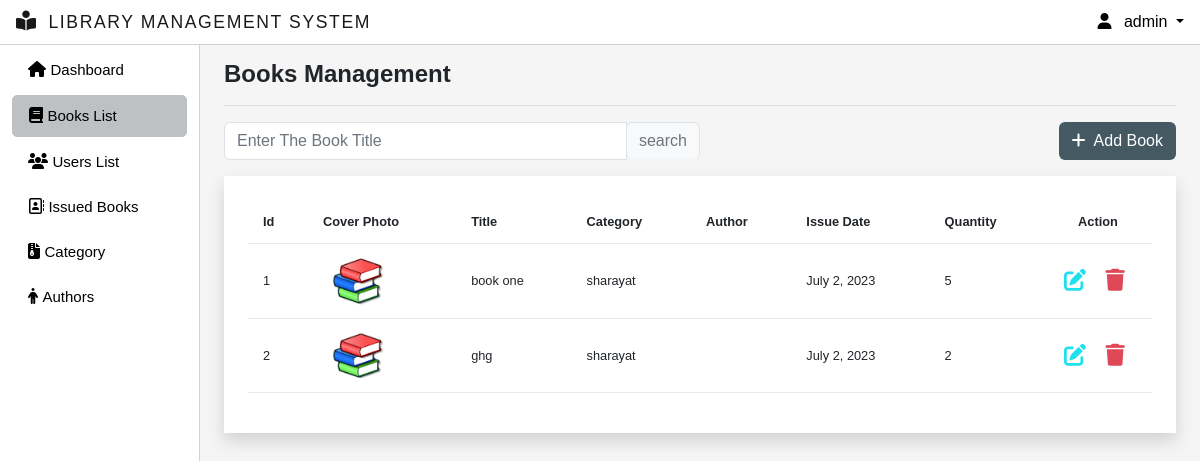
Before: /books-management/ (signed in) with the older database file.
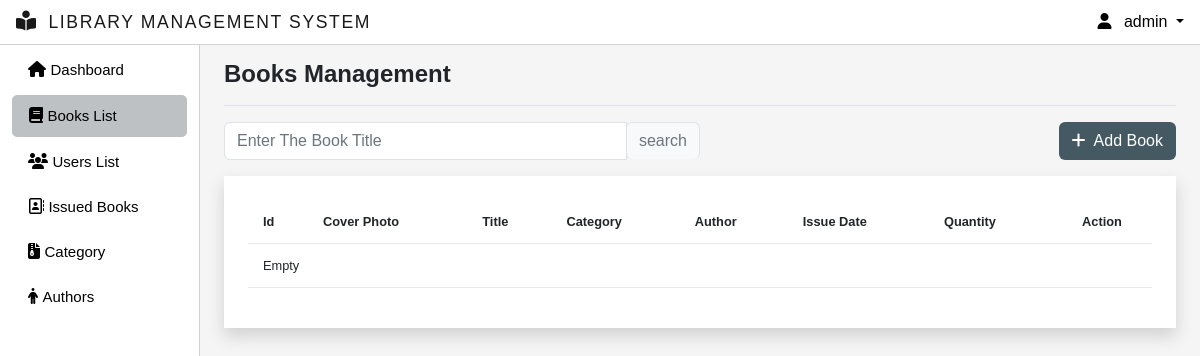
After: the same page with the newer database file.
### myapp/models.py (models this page shows, shortened)
class Books(models.Model):
    title = models.CharField(max_length=20)
    category = models.ForeignKey(Category, on_delete=models.CASCADE)
    author = models.ForeignKey(Author, on_delete=models.CASCADE)
    available_quantity = models.IntegerField(default=0)
    cover_photo = models.ImageField(
        upload_to='images/', null=True, blank=True,  default='images/default.jpg')
    issue_date = models.DateField(auto_now_add=True)
    class Meta:
        ordering = ['issue_date']

class Category(models.Model):
    name = models.CharField(max_length=200)
    status = models.BooleanField(default=True)
    def __str__(self):
        return self.name

### myapp/decorators.py (the view)
        def wrapper_func(request, *args, **kwargs):
            group = None
            if request.user.groups.exists():
                group = request.user.groups.all()[0].name
            if group in allowed_roles:
                return view_func(request, *args, **kwargs)
            else:
                return HttpResponse('Your are not authorized to view this page!')

### myapp/utils.py (called while the page is built)
def paginateBooks(request, book, results):
    page = request.GET.get('page')
    paginator = Paginator(book, results)
    try:
        book = paginator.page(page)
    except PageNotAnInteger:
        page = 1
        book = paginator.page(page)
    except EmptyPage:
        page = paginator.num_pages
        book = paginator.page(page)
    leftIndex = (int(page) - 4)
    if leftIndex < 1:
        leftIndex = 1
    rightIndex = (int(page) + 5)
    if rightIndex > paginator.num_pages:
        rightIndex = paginator.num_pages + 1
    custom_range = range(leftIndex, rightIndex)
    return custom_range, book

def searchbooks(request):
    search_book = ''
    if request.GET.get('search_book'):
        search_book = request.GET.get('search_book')
    book = Books.objects.filter(Q(title__icontains=search_book)
                                )
    return book, search_book

### myapp/views.py (called while the page is built)
@allowed_users(allowed_roles=['admin'])
@login_required(login_url='login-page')
def book_list(request):
    books, search_book = searchbooks(request)
    custom_range,  books = paginateBooks(request, books, 5)
    context = {'books': books,'search_book':search_book,'custom_range':custom_range}
    return render(request, 'book_list.html', context)

### myapp/templates/book_list.html (shortened to what this page needs)
{% extends 'main.html' %}
{% block title %}Books Management{% endblock title %}
{% block content %}
<div class="search-customization">
	<div class="mb-3 w-50">
	  <form id="searchForm" action="{% url 'books-management' %}" method="GET">
		<div class="input-group">
		  <input
			class="form-control border"
			type="search"
			placeholder="Enter The Book Title"
			id="example-search-input"
			name="search_book"
			value="{{search_book}}"
		  />
		  <span class="input-group-append">
			<input
			  class="btn btn-outline-secondary bg-light border-bottom-0 border "
			  type="submit"
			  value="search"
			/>
		  </span>
		</div>
	  </form>
	</div>
	<div>
		<a href="{% url 'add-book' %}" class="btn" style="background-color: #455963; color: #fff;"><i class="fa-sharp fa-solid fa-plus me-2"></i>Add Book</a>
	</div>
</div>
<div class="p-4 shadow bg-white ">
	<table class="table table-font-size table-hover " >
		<thead>
			<tr>
				<th>Id</th>
				<th>Cover Photo</th>
				<th>Title</th>
				<th>Category</th>
				<th>Author</th>
				<th>Issue Date</th>
				<th>Quantity</th>
				<th class="text-center">Action</th>
			</tr>
		</thead>
		<tbody>
			{% if books %}
				{% for book in books %}
					<tr>
						<td>{{book.id}}</td>
						<td>
							{% if book.cover_photo %}
								<img src="{{ book.cover_photo.url }}" style="width:70px;">
							{% endif %}
						</td>
						<td id="bookTitle{{book.id}}">{{book.title}}</td>
						<td>{{book.category}}</td>
						<td>{{book.author}}</td>
						<td>{{book.issue_date}}</td>
						<td>{{book.available_quantity}}</td>
						<td style="width: 108px;">
							<a href="{% url 'update-book' book.id %}" class="edit" data-toggle="modal"><i class="fa-solid fa-pen-to-square "></i></a>
							<button  type="button" class="text-danger" value="{{book.id}}" style="border:none; background-color: transparent;"  data-bs-toggle="modal" data-bs-target="#exampleModal" role="button" onclick="checkdelete(this)">
								<i class="fa-solid fa-trash" data-toggle="tooltip" title="delete"></i>
							</button>
						</td>
					</tr>
				{% endfor %}
			{% else %}
					<tr>
						<td colspan="8">Empty</td>
					</tr>
			{% endif %}
		</tbody>
	</table>
</div>
<br>
{% endblock %}

### templates/main.html (shortened to what this page needs)
<!DOCTYPE html>
{% load static %}
<html lang="en">
<head>
    <link rel="stylesheet" href="https://cdnjs.cloudflare.com/ajax/libs/font-awesome/6.4.0/css/all.min.css">
    <link rel="stylesheet" href="https://cdn.jsdelivr.net/npm/bootstrap@5.2.3/dist/css/bootstrap.min.css ">
    <link rel="stylesheet" href="{% static '/css/main.css' %}">
    <link rel="stylesheet" href="{% static '/css/style.css' %}">
</head>
<body>
    {% include 'navbar.html' %}
    <div class="container-fluid">
      <div class="row">
        {% include 'offcanvas.html' %}
        <main role="main" class="col-md-9 ml-sm-auto col-lg-10 px-4 main-div ">
          <div class="d-flex justify-content-between flex-wrap flex-md-nowrap align-items-center pb-2 mb-3 border-bottom">
            <h4 class="fw-bold text-dark">
              {% block title %}{% endblock title %}
            </h4>
          </div>
          <div>
            {% block content %}
            {% endblock content %}
          </div>
        </main>
      </div>
    </div>
  </body>
</html>

### templates/navbar.html (shortened to what this page needs)
<nav class="navbar navbar-expand-lg backgroundcolor fixed-top px-3 py-1 justify-content-between">
  <a class="navbar-brand" href="{% url 'admin-page' %}">
    <i class="fa-solid fa-book-open-reader navbar-icon "></i>
    <span class="ms-2">LIBRARY MANAGEMENT SYSTEM</span>
  </a>
  <div class="dropdown">
    <a class="dropdown-toggle user-menu-item" data-bs-toggle="dropdown" aria-expanded="false">
      <i class="fa-solid fa-user me-2"></i>
      {{request.user}}
    </a>
  </div>
</nav>

### templates/offcanvas.html (shortened to what this page needs)
<nav class="col-md-2 d-none d-md-block sidebar">
  <div class="sidebar-sticky">
    <ul class="nav flex-column">
      {% if request.user.is_staff %}
        <li class="nav-item">
          <a class="nav-link {% if request.get_full_path == '/admin-page/' %}active{% endif %}" href="{% url 'admin-page' %}">
            <i class="fa-solid fa-house"></i>
            <span class="font-12">Dashboard</span>
          </a>
        </li>
        <li class="nav-item">
          <a class="nav-link {% if request.get_full_path == '/books-management/' %}active{% endif %}" href="{% url 'books-management' %}">
            <i class="fa-solid fa-book"></i>
            <span class="font-12"> Books List</span>
          </a>
        </li>
        <li class="nav-item">
          <a class="nav-link {% if request.get_full_path == '/users-management/' %}active{% endif %}" href="{% url 'users-management' %}">
            <i class="fa-solid fa-users"></i>
            <span class="font-12">Users List</span>
          </a>
        </li>
        <li class="nav-item">
          <a class="nav-link {% if request.get_full_path == '/view-issuebook/all' %}active{% endif %}" href="{% url 'view-issuebook' 'all' %}">
            <i class="fa-regular fa-address-book"></i>
            <span class="font-12">Issued Books</span>
          </a>
        </li>
        <li class="nav-item">
          <a class="nav-link {% if request.get_full_path == '/category/' %}active{% endif %}" href="{% url 'category-list'  %}">
            <i class="fa-solid fa-file-zipper"></i>
            <span class="font-12"> Category</span>
          </a>
        </li>
        <li class="nav-item">
          <a class="nav-link {% if request.get_full_path == '/Author/' %}active{% endif %}" href="{% url 'author-list'  %}">
            <i class="fa-solid fa-person"></i>
            <span class="font-12"> Authors</span>
          </a>
        </li>
      {% endif %}
    </ul>
  </div>
</nav>

### static/css/main.css (style rules this page uses)
body { color: #566787; background: #f5f5f5; font-family: 'Varela Round', sans-serif; }
table.table tr th, table.table tr td { border-color: #e9e9e9; padding: 12px 15px; vertical-align: middle; }
table.table tr th:first-child { width: 60px; }
table.table tr th:last-child { width: 100px; }
body { overflow-y:scroll; }
.navbar-icon { margin-top: -9px !important; font-size: 20px !important; }

### static/css/style.css (style rules this page uses)
:root { --offconvas-width: 270px; --topNavbarHeight: 56px; }
.backgroundcolor { background-color: #ffffff; border-bottom:1px solid #d6d1d1; }
@media screen and (min-width: 1200px) { .ms-2 { font-size: 1.1rem !important; letter-spacing: 0.1rem; } }
@media (min-width : 920px) { .navbar-brand { font-size: 0.9rem !important; } }
@media (min-width : 390px) { .navbar-brand { font-size: 1rem !important ; } }
.sidebar { height:100vh; background-color:#ffffff; border-right:1px solid #d6d1d1; }
.main-div { padding-top:60px; }
.sidebar-sticky { padding-top:45px; }
.sidebar-sticky ul li a { color:#000000; }
.sidebar-sticky ul li { margin-top:5px; }
.sidebar-sticky ul li a { border-radius:5px; }
.sidebar-sticky ul li a.active { border:1px solid #bdc1c4; border-radius:5px; background-color:#bdc1c4; color:#000000; }
.user-menu-item { color:#000000; text-decoration:none; cursor: pointer; }
.font-12 { font-size: 15px; }
.search-customization { display: flex; justify-content: space-between; }
.table-font-size { font-size: 0.8rem !important; }

Changed rows visible on the page:
removed Books: id "1", cover_photo (placeholder picture), title "book one", category "sharayat", issue_date "July 2, 2023", available_quantity "5"
removed Books: id "2", cover_photo (placeholder picture), title "ghg", category "sharayat", issue_date "July 2, 2023", available_quantity "2"
Other visible differences:
text now shown: "Empty"
